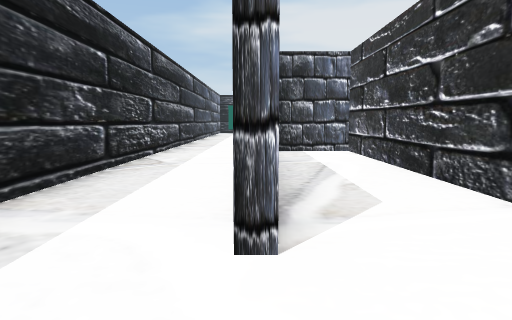
[1] (above)

22 first-person views from a walk through a Unity game level. The camera is 1.5 m above the floor, tilts 6° down and sees 70° across. The floor is counted in squares, 2 m on a side. Each view is taken from the middle of a square. On the plan, view 1 faces up. The plan holds only what a view shows up to about 11 squares ahead; the rest is blank. The place goes on beyond the plan. The player is left out.

[2]
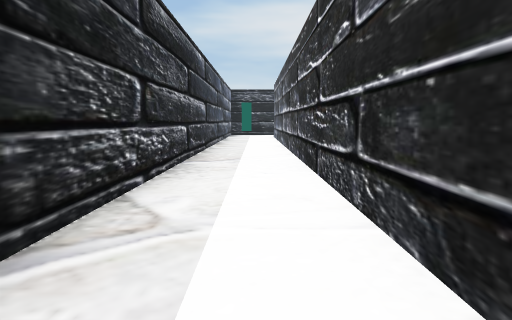

[3]
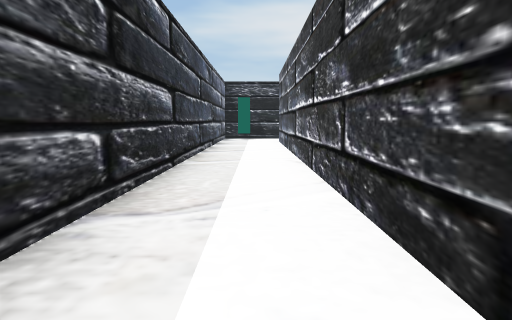

[4]
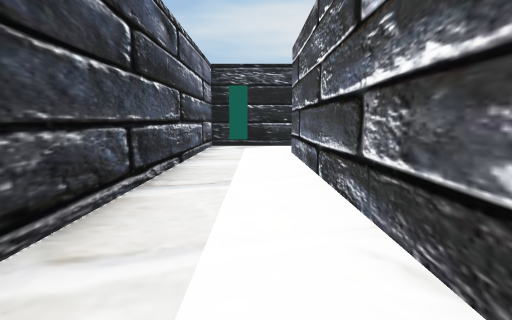

[5]
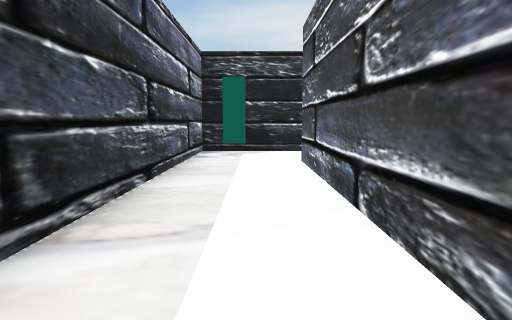

[6]
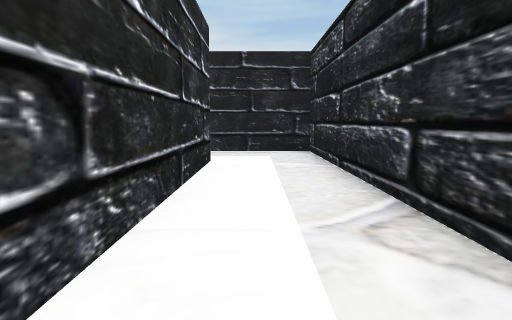

[7]
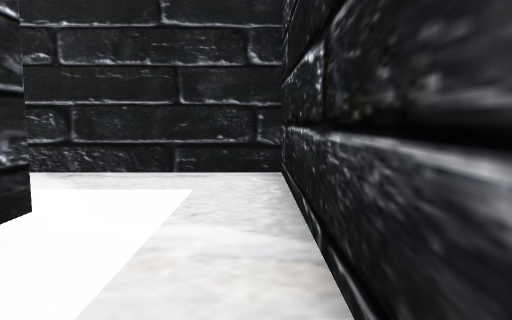

[8]
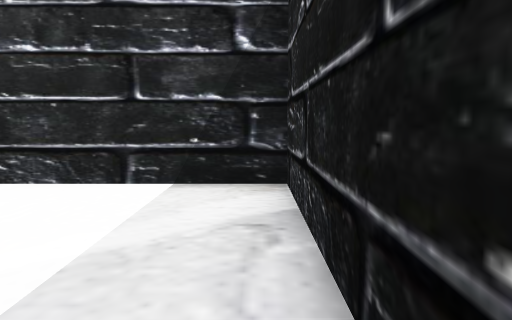

[9]
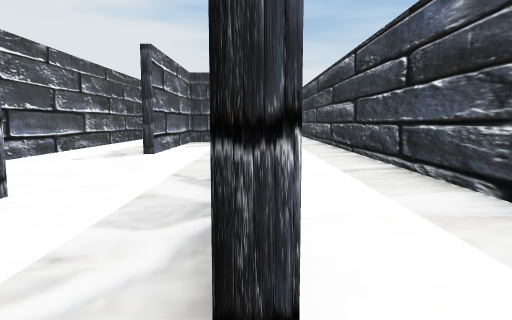

[10]
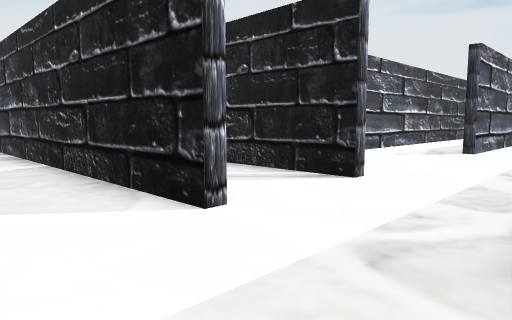

[11]
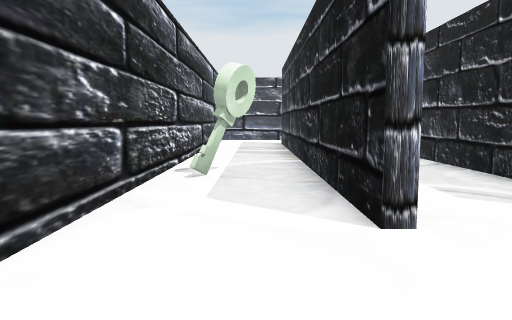

[12]
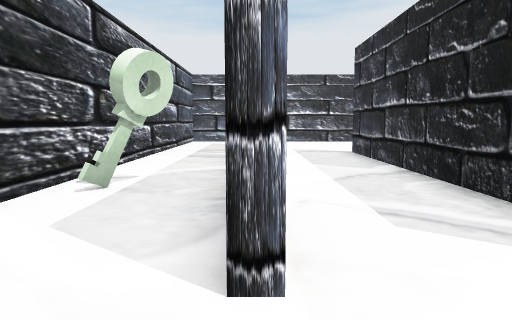

[13]
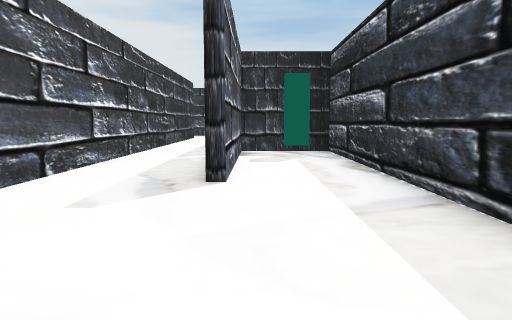

[14]
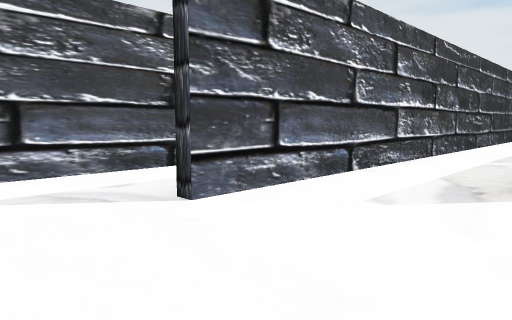

[15]
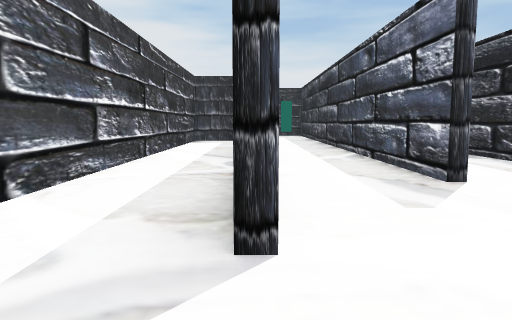

[16]
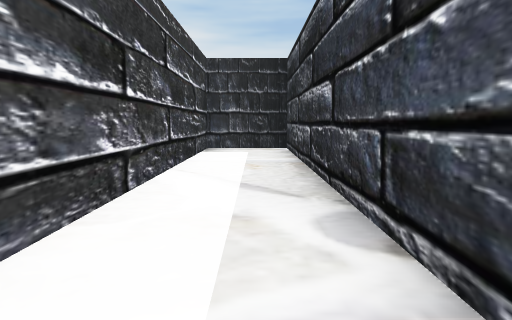

[17]
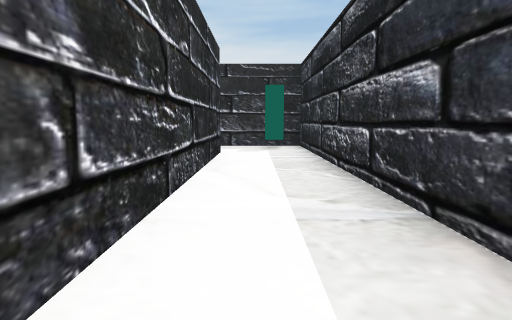

[18]
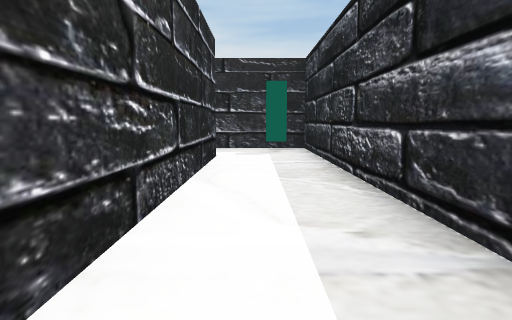

[19]
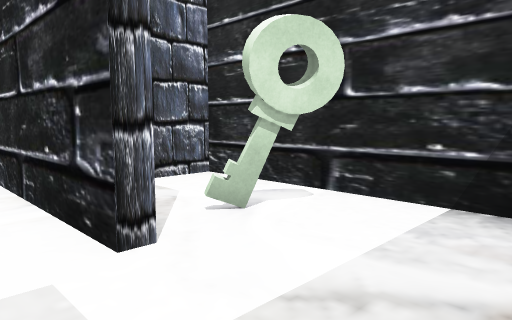

[20]
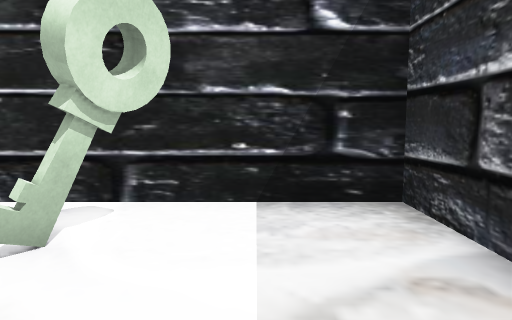

[21]
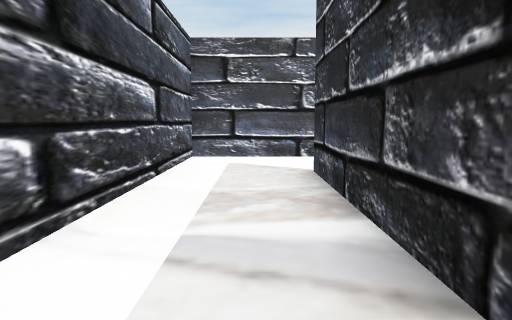

[22]
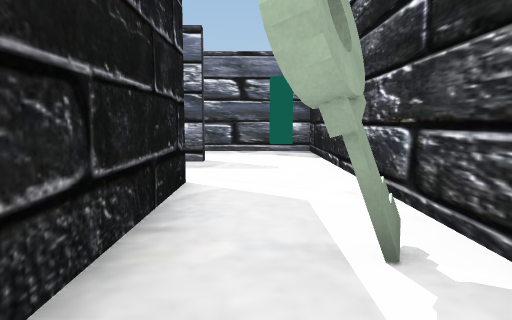

### Floor plan
Points are (right, up) in squares from view 1. A wall is a line through its corners. A room is listed if a view was taken in it or the views show most of it. See-through windows are left out.
Room 1 (views 1, 2, 3, 4, 5, 6, 7, 8)
walls: (-0.1, 2) (-0.1, 22); (-0.4, 24.4) (-2.4, 24.4) (-2.4, -0.4) (2.4, -0.4) (2.4, 9.4) (0.5, 9.4)
ways out: opening at (0, 23.5) to room 2
objects: block (-2, 24) to (-1, 24)
Room 2 (views 9, 10, 11, 12, 21, 22)
walls: (2.4, 22.1) (12.5, 22.1); (0.1, 22.1) (0.1, 21.6); (14.9, 21.6) (14.9, 24.4) (-0.4, 24.4)
ways out: opening at (0, 23.5) to room 1; opening at (1.5, 22); opening at (13.5, 22)
objects: key (5, 24)
Room 3 (views 13, 14, 17, 18)
walls: (2.6, 14.5) (2.6, 2.6); (0.1, 16.4) (0.1, 9.6) (2.4, 9.6) (2.4, 14.5); (4.9, 1.9) (4.9, 17)
ways out: opening at (5, 18.5) to room 4; opening at (4, 2) to room 5; opening at (1.5, 20)
objects: block (1, 11)
Room 4 (views 15, 16)
walls: (5.1, 13.9) (5.1, 4.6) (7.4, 4.6) (7.4, 18.1)
ways out: opening at (5, 18.5) to room 3
Room 5 (views 19, 20)
walls: (2.6, 2.6) (2.6, -0.4) (7.4, -0.4) (7.4, 4.4) (6.4, 4.4)
ways out: opening at (4, 2) to room 3
objects: block (3, 1); key (6, 2)

Positions as (right, up) in squares from view 1, and headings:
1: (0, 0), facing up
2: (-1, 4), facing up
3: (-1, 8), facing up
4: (-1, 13), facing up
5: (-1, 15), facing up
6: (-1, 9), facing down
7: (-2, 5), facing down
8: (-2, 0), facing right
9: (0, 23), facing down
10: (0, 24), facing down-right
11: (0, 23), facing right
12: (1, 22), facing right
13: (2, 19), facing down
14: (2, 19), facing down-right
15: (5, 19), facing down
16: (6, 15), facing down
17: (4, 11), facing down
18: (4, 10), facing down
19: (4, 0), facing up-right
20: (4, 1), facing right
21: (7, 23), facing right
22: (7, 23), facing left
